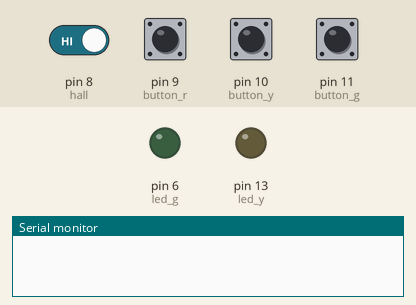
This sketch was run on a simulated Arduino Uno, built with avr-gcc and run on an emulated ATmega328P. On the bench: output pins drawn as LEDs (lit = HIGH), the last lines printed to the serial monitor. Dashed ring = blinking. The test bench sets the inputs (shaded band); at power-on: pin 8 (hall), pin 9 (button_r), pin 10 (button_y), pin 11 (button_g) HIGH.

Above: at 1.2 s.
1.3 s: pin 8 (hall) driven LOW
At 2.3 s:
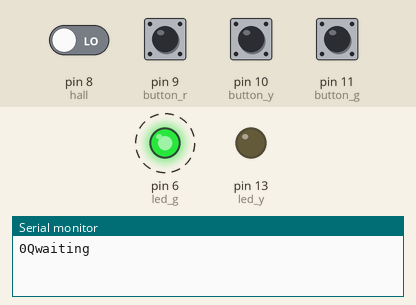
14.0 s: pin 8 (hall) driven HIGH
At 15.2 s:
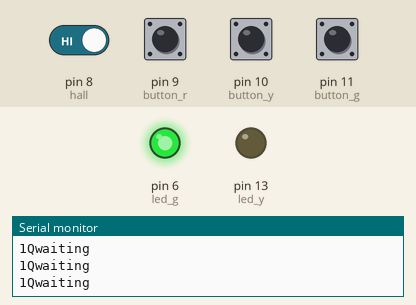
Timing chart, 0 to 17.0 s (numbered marks = the images above; inputs shaded):
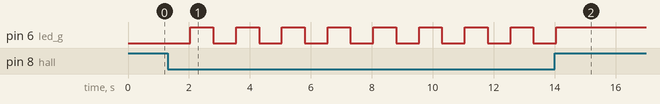

Measured:
- after the input at 1.3 s, pin 6 (led_g): alternates HIGH for 0.75 s and LOW for 0.75 s, starting after 0.75 s
- after the input at 14.0 s, pin 6 (led_g): goes on until 14.1 s, then stays HIGH

The sketch:

KISS.ino
```cpp
#include <SoftwareSerial.h>

//Define Button Pins
const int button_r = 9;
const int button_y = 10;
const int button_g= 11;

//Define LED Pins
const int led_y = 13;
const int led_g = 6;

//Define Sensor Pin
const int hall = 8;

// Define global Variables
int i = 0;
unsigned long StartTime;
unsigned long CurrentTime;
unsigned long ElapsedTime;
unsigned long Time;
String data;
String Satisfaction="waiting";


void setup() {

  //Open Serial Port
  Serial.begin(9600);

  //Define pinModes
  pinMode(button_g, INPUT_PULLUP);
  pinMode(button_y, INPUT_PULLUP);
  pinMode(button_r, INPUT_PULLUP);
  pinMode(led_y,OUTPUT);
  pinMode(led_g, OUTPUT);
  pinMode(hall, INPUT);

  //Set LED low per default
  digitalWrite(led_y,LOW);
  digitalWrite(led_g,LOW);

}

void loop() {

  bool check1 = false;
  bool check2 = false;

  //Read Input from Sensor
  int magnet = digitalRead(hall);

  //Check if login or logout
  if (magnet==0){i=i+1;delay(750);}

  if ((i%2)== 1) check1= true;
  else if((i%2)== 0) check1= false;

  //Start Timer. Set indicator LED high
  if(check1==true){
    digitalWrite(led_g,HIGH);
    StartTime = 0;
    StartTime = millis();
    ElapsedTime = (StartTime - CurrentTime)/1000;

  //Read Buttons for Satisfaction status
  int green = digitalRead(button_g);
  int yellow = digitalRead(button_y);
  int red = digitalRead(button_r);

    if (red == false)
  Satisfaction = "Not Good";

  else if (yellow == false)
  Satisfaction = "Neutral";

  else if (green == false)
  Satisfaction = "Good";


    data = ElapsedTime + String("Q") + String(Satisfaction);
    Serial.println(data);

  }


  else if(check1==false) {digitalWrite(led_g,LOW);
  CurrentTime = millis();

  //Read Buttons for Satisfaction status
  int green = digitalRead(button_g);
  int yellow = digitalRead(button_y);
  int red = digitalRead(button_r);

    if (red == false)
  Satisfaction = "Not Good";

  else if (yellow == false)
  Satisfaction = "Neutral";

  else if (green == false)
  Satisfaction = "Good";


  }


  }
```
